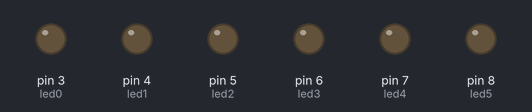
Simulated run of this sketch. Board: Arduino Uno, built with avr-gcc and run on an emulated ATmega328P. Parts: output pins drawn as LEDs (lit = HIGH).

Above: at 0.05 s.
At 1.05 s:
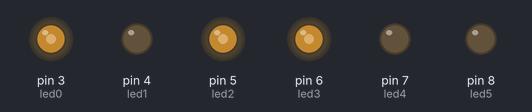
At 1.55 s:
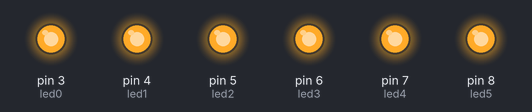
At 3.0 s:
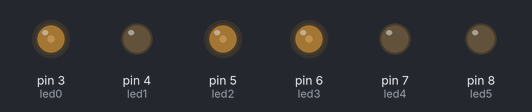
Timing chart, 0 to 6.9 s (numbered marks = the images above):
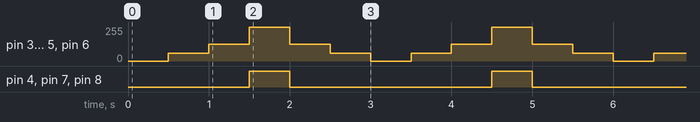

Measured:
- by itself, pin 4 (led1), pin 7 (led4), pin 8 (led5): alternates HIGH for 0.50 s and LOW for 2.5 s
- by itself, pin 3 (led0), pin 5 (led2), pin 6 (led3): repeats every 3.0 s: 125/255 0.50 s, 255/255 0.50 s, 125/255 0.50 s, 60/255 0.50 s, 0/255 0.50 s, 60/255 0.50 s

The sketch:

ex1.ino
```cpp
/**********************************************************************************
**                                 Fade LEDs                                     **
**********************************************************************************/
//********** Includes *************************************************************
//********** Variables ************************************************************
const byte led0 = 3;          // donar nom al pin 3 de l’Arduino
const byte led1 = 4;          // donar nom al pin 5 de l’Arduino
const byte led2 = 5;          // donar nom al pin 6 de l’Arduino
const byte led3 = 6;          // donar nom al pin 9 de l’Arduino
const byte led4 = 7;         // donar nom al pin 10 de l’Arduino
const byte led5 = 8;         // donar nom al pin 11 de l’Arduino
unsigned long velocitat = 500;         // velocitat de l'acció en ms

//********** Setup ****************************************************************
void setup()
{
  pinMode(led0, OUTPUT);     // definir el pin 3 com una sortida
  pinMode(led1, OUTPUT);     // definir el pin 5 com una sortida
  pinMode(led2, OUTPUT);     // definir el pin 6 com una sortida
  pinMode(led3, OUTPUT);     // definir el pin 9 com una sortida
  pinMode(led4, OUTPUT);     // definir el pin 10 com una sortida
  pinMode(led5, OUTPUT);     // definir el pin 11 com una sortida
}

//********** Loop *****************************************************************
void loop()
{
  analogWrite(led0, 0);     // posar PWM del pin 3 a 0
  analogWrite(led1, 0);     // posar PWM del pin 5 a 0
  analogWrite(led2, 0);     // posar PWM del pin 6 a 0
  analogWrite(led3, 0);     // posar PWM del pin 9 a 0
  analogWrite(led4, 0);     // posar PWM del pin 10 a 0
  analogWrite(led5, 0);     // posar PWM del pin 11 a 0

  delay(velocitat);          // es queden leds velocitat ms en aquest estat

  analogWrite(led0, 60);     // posar PWM del pin 3 a 60
  analogWrite(led1, 60);     // posar PWM del pin 5 a 60
  analogWrite(led2, 60);     // posar PWM del pin 6 a 60
  analogWrite(led3, 60);     // posar PWM del pin 9 a 60
  analogWrite(led4, 60);     // posar PWM del pin 10 a 60
  analogWrite(led5, 60);     // posar PWM del pin 11 a 60

  delay(velocitat);          // es queden leds velocitat ms en aquest estat

  analogWrite(led0, 125);    // posar PWM del pin 3 a 125
  analogWrite(led1, 125);    // posar PWM del pin 5 a 125
  analogWrite(led2, 125);    // posar PWM del pin 6 a 125
  analogWrite(led3, 125);    // posar PWM del pin 9 a 125
  analogWrite(led4, 125);    // posar PWM del pin 10 a 125
  analogWrite(led5, 125);    // posar PWM del pin 11 a 125

  delay(velocitat);           // es queden leds velocitat ms en aquest estat

  analogWrite(led0, 255);    // posar PWM del pin 3 a 255
  analogWrite(led1, 255);    // posar PWM del pin 5 a 255
  analogWrite(led2, 255);    // posar PWM del pin 6 a 255
  analogWrite(led3, 255);    // posar PWM del pin 9 a 255
  analogWrite(led4, 255);    // posar PWM del pin 10 a 255
  analogWrite(led5, 255);    // posar PWM del pin 11 a 255

  delay(velocitat);           // es queden leds velocitat ms en aquest estat

  analogWrite(led0, 125);    // posar PWM del pin 3 a 125
  analogWrite(led1, 125);    // posar PWM del pin 5 a 125
  analogWrite(led2, 125);    // posar PWM del pin 6 a 125
  analogWrite(led3, 125);    // posar PWM del pin 9 a 125
  analogWrite(led4, 125);    // posar PWM del pin 10 a 125
  analogWrite(led5, 125);    // posar PWM del pin 11 a 125

  delay(velocitat);           // es queden leds velocitat ms en aquest estat

  analogWrite(led0, 60);     // posar PWM del pin 3 a 60
  analogWrite(led1, 60);     // posar PWM del pin 5 a 60
  analogWrite(led2, 60);     // posar PWM del pin 6 a 60
  analogWrite(led3, 60);     // posar PWM del pin 9 a 60
  analogWrite(led4, 60);     // posar PWM del pin 10 a 60
  analogWrite(led5, 60);     // posar PWM del pin 11 a 60

  delay(velocitat);          // es queden leds velocitat ms en aquest estat
}
```
